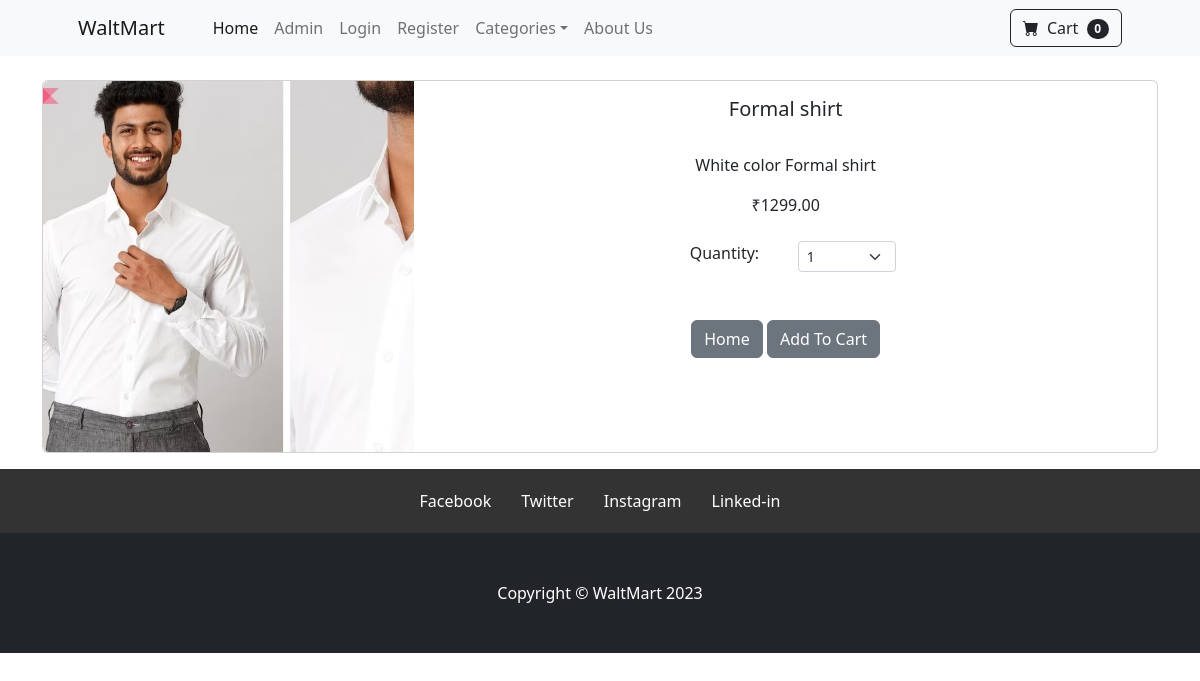
Page /product/1 on the committed database.
### store/models.py (models this page shows, shortened)
class Product(models.Model):
    name = models.CharField(max_length=100)
    price = models.DecimalField(default=0, decimal_places=2, max_digits=6)
    category = models.ForeignKey(Category, on_delete=models.CASCADE, default=1)
    description = models.CharField(max_length=250, default='', blank=True, null=True)
    image = models.ImageField(upload_to='uploads/product/')
    is_sale = models.BooleanField(default=False)
    sale_price = models.DecimalField(default=0, decimal_places=2, max_digits=6)

### store/views.py (the view)
# urls.py: path('product/<int:pk>', views.product, name='product'),#pk = > passing primary key to url
def product(request, pk):
    product = Product.objects.get(id=pk)
    return render(request, 'product.html', {'product': product})

### cart/cart.py (called while the page is built)
	def __len__(self):
		return len(self.cart)

### cart/context_processors.py (called while the page is built)
def cart(request):
	return {'cart': Cart(request)}

### templates/product.html (shortened to what this page needs)
{% extends 'base.html' %}
{% block content %}
<div class="container">
<br/>
<div class="card mb-3">
  <div class="row g-0">
    <div class="col-md-4">
      <img src="{{ product.image.url }}" class="img-fluid rounded-start" alt="...">
    </div>
    <div class="col-md-8">
      <div class="card-body">
        <center>
        <h5 class="card-title">{{ product.name }}</h5>
        <br/>
        <p class="card-text justified">{{ product.description }}</p>
        {% if product.is_sale %}
        <div class="d-flex justify-content-center small text-warning mb-2">
                <div class="bi-star-fill"></div>
                &nbsp;&nbsp;Sale!&nbsp;&nbsp;
                <div class="bi-star-fill"></div>
                </div>
                <strike>
                ₹{{ product.price }}
                </strike>
                &nbsp;
                ₹{{ product.sale_price }}
        {% else %}
            ₹{{ product.price }}
        {% endif %}
            <br/><br/>
<div class="row justify-content-center">
    <div class="col-md-2">Quantity:</div>
                <div class="col-md-2">
                <select class="form-select form-select-sm" id="qty-cart">
                  <option value="1">1</option>
                </select>
                </div>
            </div>
            <br/><br/>
        <a href="{% url 'index'%}" class="btn btn-secondary">Home</a>
       <button type="button" value="{{ product.id }}" class="btn btn-secondary" id="add-cart">Add To Cart</button>
    </center>
      </div>
    </div>
  </div>
</div>
</div>
{% endblock %}

### rows in the picture
Product: image (picture), name "Formal shirt", description "White color Formal shirt", price "1299.00"

### other values in the picture
{{ cart|length }} "0"
